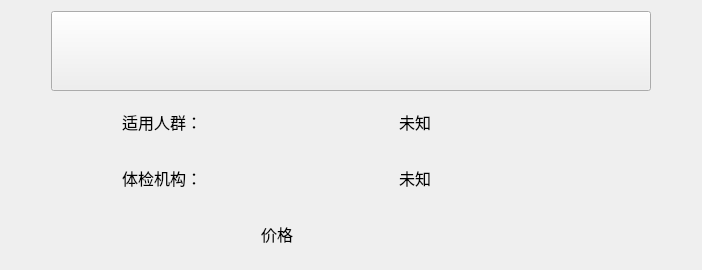
          <widget class="QWidget" name="cardwidget_3" native="true">
           <layout class="QGridLayout" name="gridLayout_3">
            <item row="0" column="0">
             <layout class="QVBoxLayout" name="verticalLayout_3">
              <item>
               <layout class="QHBoxLayout" name="cardNameHLayout_3">
                <item>
                 <spacer name="horizontalSpacer_34">
                  <property name="orientation">
                   <enum>Qt::Horizontal</enum>
                  </property>
                  <property name="sizeHint" stdset="0">
                   <size>
                    <width>40</width>
                    <height>20</height>
                   </size>
                  </property>
                 </spacer>
                </item>
                <item>
                 <widget class="QPushButton" name="cardNameButton_3">
                  <property name="minimumSize">
                   <size>
                    <width>600</width>
                    <height>80</height>
                   </size>
                  </property>
                  <property name="maximumSize">
                   <size>
                    <width>600</width>
                    <height>80</height>
                   </size>
                  </property>
                  <property name="font">
                   <font>
                    <family>Agency FB</family>
                    <pointsize>14</pointsize>
                    <weight>75</weight>
                    <bold>true</bold>
                   </font>
                  </property>
                  <property name="text">
                   <string/>
                  </property>
                 </widget>
                </item>
                <item>
                 <spacer name="horizontalSpacer_35">
                  <property name="orientation">
                   <enum>Qt::Horizontal</enum>
                  </property>
                  <property name="sizeHint" stdset="0">
                   <size>
                    <width>40</width>
                    <height>20</height>
                   </size>
                  </property>
                 </spacer>
                </item>
               </layout>
              </item>
              <item>
               <layout class="QHBoxLayout" name="TAHLayout_3">
                <item>
                 <spacer name="horizontalSpacer_24">
                  <property name="orientation">
                   <enum>Qt::Horizontal</enum>
                  </property>
                  <property name="sizeType">
                   <enum>QSizePolicy::Fixed</enum>
                  </property>
                  <property name="sizeHint" stdset="0">
                   <size>
                    <width>40</width>
                    <height>20</height>
                   </size>
                  </property>
                 </spacer>
                </item>
                <item>
                 <widget class="QLabel" name="TALabelCard_3">
                  <property name="sizePolicy">
                   <sizepolicy hsizetype="Preferred" vsizetype="Preferred">
                    <horstretch>0</horstretch>
                    <verstretch>0</verstretch>
                   </sizepolicy>
                  </property>
                  <property name="minimumSize">
                   <size>
                    <width>200</width>
                    <height>50</height>
                   </size>
                  </property>
                  <property name="maximumSize">
                   <size>
                    <width>200</width>
                    <height>50</height>
                   </size>
                  </property>
                  <property name="font">
                   <font>
                    <family>Agency FB</family>
                    <pointsize>12</pointsize>
                   </font>
                  </property>
                  <property name="styleSheet">
                   <string notr="true">background-color: transparent;
border: none;</string>
                  </property>
                  <property name="text">
                   <string>适用人群：</string>
                  </property>
                  <property name="alignment">
                   <set>Qt::AlignLeading|Qt::AlignLeft|Qt::AlignVCenter</set>
                  </property>
                 </widget>
                </item>
                <item>
                 <widget class="QLabel" name="TALabel_3">
                  <property name="minimumSize">
                   <size>
                    <width>200</width>
                    <height>50</height>
                   </size>
                  </property>
                  <property name="maximumSize">
                   <size>
                    <width>200</width>
                    <height>50</height>
                   </size>
                  </property>
                  <property name="font">
                   <font>
                    <family>Agency FB</family>
                    <pointsize>12</pointsize>
                   </font>
                  </property>
                  <property name="styleSheet">
                   <string notr="true">background-color: transparent;
border: none;</string>
                  </property>
                  <property name="text">
                   <string>未知</string>
                  </property>
                 </widget>
                </item>
                <item>
                 <spacer name="horizontalSpacer_25">
                  <property name="orientation">
                   <enum>Qt::Horizontal</enum>
                  </property>
                  <property name="sizeType">
                   <enum>QSizePolicy::Minimum</enum>
                  </property>
                  <property name="sizeHint" stdset="0">
                   <size>
                    <width>20</width>
                    <height>20</height>
                   </size>
                  </property>
                 </spacer>
                </item>
               </layout>
              </item>
              <item>
               <layout class="QHBoxLayout" name="HCEHLayout_3">
                <item>
                 <spacer name="horizontalSpacer_26">
                  <property name="orientation">
                   <enum>Qt::Horizontal</enum>
                  </property>
                  <property name="sizeType">
                   <enum>QSizePolicy::Fixed</enum>
                  </property>
                  <property name="sizeHint" stdset="0">
                   <size>
                    <width>40</width>
                    <height>20</height>
                   </size>
                  </property>
                 </spacer>
                </item>
                <item>
                 <widget class="QLabel" name="HCELabelCard_3">
                  <property name="sizePolicy">
                   <sizepolicy hsizetype="Preferred" vsizetype="Preferred">
                    <horstretch>0</horstretch>
                    <verstretch>0</verstretch>
                   </sizepolicy>
                  </property>
                  <property name="minimumSize">
                   <size>
                    <width>200</width>
                    <height>50</height>
                   </size>
                  </property>
                  <property name="maximumSize">
                   <size>
                    <width>200</width>
                    <height>50</height>
                   </size>
                  </property>
                  <property name="font">
                   <font>
                    <family>Agency FB</family>
                    <pointsize>12</pointsize>
                   </font>
                  </property>
                  <property name="styleSheet">
                   <string notr="true">background-color: transparent;
border: none;</string>
                  </property>
                  <property name="text">
                   <string>体检机构：</string>
                  </property>
                  <property name="alignment">
                   <set>Qt::AlignLeading|Qt::AlignLeft|Qt::AlignVCenter</set>
                  </property>
                 </widget>
                </item>
                <item>
                 <widget class="QLabel" name="HCELabel_3">
                  <property name="minimumSize">
                   <size>
                    <width>200</width>
                    <height>50</height>
                   </size>
                  </property>
                  <property name="maximumSize">
                   <size>
                    <width>200</width>
                    <height>50</height>
                   </size>
                  </property>
                  <property name="font">
                   <font>
                    <family>Agency FB</family>
                    <pointsize>12</pointsize>
                   </font>
                  </property>
                  <property name="styleSheet">
                   <string notr="true">background-color: transparent;
border: none;</string>
                  </property>
                  <property name="text">
                   <string>未知</string>
                  </property>
                 </widget>
                </item>
                <item>
                 <spacer name="horizontalSpacer_27">
                  <property name="orientation">
                   <enum>Qt::Horizontal</enum>
                  </property>
                  <property name="sizeType">
                   <enum>QSizePolicy::Minimum</enum>
                  </property>
                  <property name="sizeHint" stdset="0">
                   <size>
                    <width>20</width>
                    <height>20</height>
                   </size>
                  </property>
                 </spacer>
                </item>
               </layout>
              </item>
              <item>
               <layout class="QHBoxLayout" name="PriceHLayout_3">
                <item>
                 <spacer name="horizontalSpacer_28">
                  <property name="orientation">
                   <enum>Qt::Horizontal</enum>
                  </property>
                  <property name="sizeType">
                   <enum>QSizePolicy::Fixed</enum>
                  </property>
                  <property name="sizeHint" stdset="0">
                   <size>
                    <width>40</width>
                    <height>20</height>
                   </size>
                  </property>
                 </spacer>
                </item>
                <item>
                 <widget class="QLabel" name="PriceLabel_3">
                  <property name="sizePolicy">
                   <sizepolicy hsizetype="Preferred" vsizetype="Preferred">
                    <horstretch>0</horstretch>
                    <verstretch>0</verstretch>
                   </sizepolicy>
                  </property>
                  <property name="minimumSize">
                   <size>
                    <width>200</width>
                    <height>50</height>
                   </size>
                  </property>
                  <property name="maximumSize">
                   <size>
                    <width>200</width>
                    <height>50</height>
                   </size>
                  </property>
                  <property name="font">
                   <font>
                    <family>Agency FB</family>
                    <pointsize>12</pointsize>
                   </font>
                  </property>
                  <property name="styleSheet">
                   <string notr="true">background-color: transparent;
border: none;</string>
                  </property>
                  <property name="text">
                   <string>价格</string>
                  </property>
                  <property name="alignment">
                   <set>Qt::AlignLeading|Qt::AlignLeft|Qt::AlignVCenter</set>
                  </property>
                 </widget>
                </item>
                <item>
                 <spacer name="horizontalSpacer_29">
                  <property name="orientation">
                   <enum>Qt::Horizontal</enum>
                  </property>
                  <property name="sizeType">
                   <enum>QSizePolicy::Minimum</enum>
                  </property>
                  <property name="sizeHint" stdset="0">
                   <size>
                    <width>20</width>
                    <height>20</height>
                   </size>
                  </property>
                 </spacer>
                </item>
               </layout>
              </item>
             </layout>
            </item>
           </layout>
          </widget>
